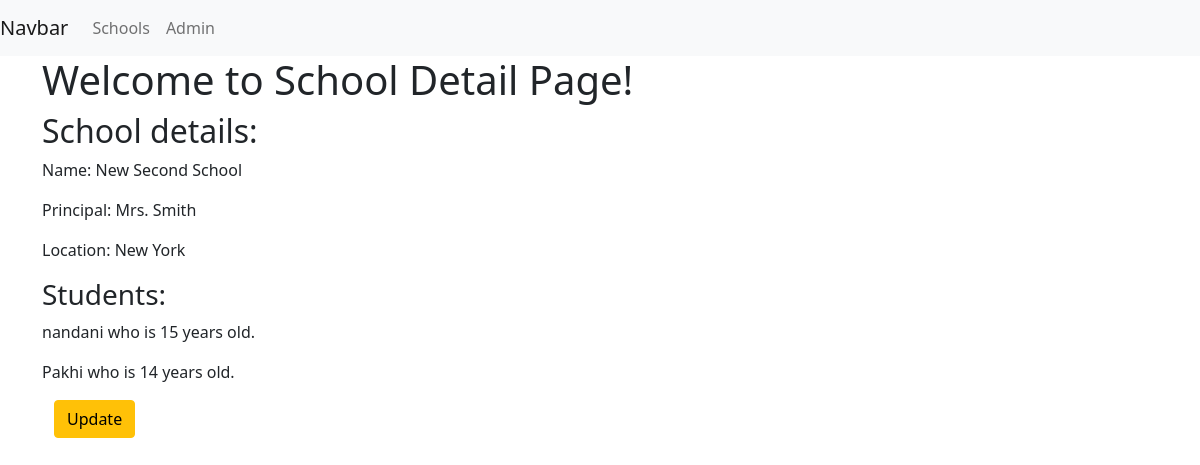
Screenshot of /basic_appcbv/2/ with the database file from the repository.
### basic_appcbv/models.py (models this page shows, shortened)
class School(models.Model):
    name = models.CharField(max_length=256)
    principal = models.CharField(max_length=256)
    location = models.CharField(max_length=256)

class Student(models.Model):
    name = models.CharField(max_length=256)
    age = models.PositiveBigIntegerField()
    school = models.ForeignKey(School,related_name='students',on_delete=models.CASCADE)

### basic_appcbv/views.py (the view)
# urls.py: url(r'^(?P<pk>\d+)/$',views.SchoolDetailView.as_view(),name='detail'),
class SchoolDetailView(DetailView):
    context_object_name = 'school_detail'
    model = models.School
    template_name = 'basic_appcbv/school_detail.html'

### basic_appcbv/templates/basic_appcbv/school_detail.html
{% extends "basic_appcbv/basic_app_base.html" %}
{% block body_block %}
<div>
    <h1>Welcome to School Detail Page!</h1>
    <h2>School details:</h2>
    <p>Name: {{school_detail.name}} </p>
    <p>Principal: {{school_detail.principal}} </p>
    <p>Location: {{school_detail.location}} </p>
    <h3>Students:</h3>
    {% for student in school_detail.students.all %}
    <p>{{student.name}} who is {{student.age}} years old.</p>
    {% endfor %}
</div>
<div class="container">
    <p><a class='btn btn-warning' href="{% url 'basic_appcbv:update' pk=school_detail.pk %}">Update</a></p>
</div>
{% endblock %}

### rows the page displays
School: name "New Second School", principal "Mrs. Smith", location "New York"
Student: name "nandani", age "15"
Student: name "Pakhi", age "14"
